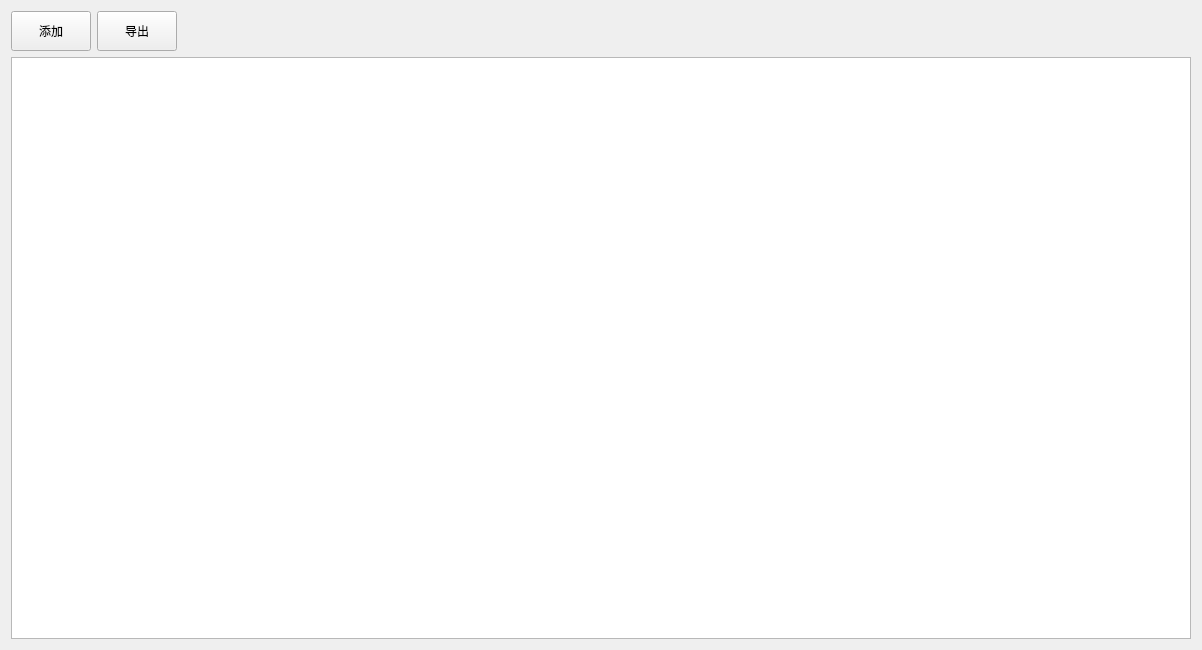
<?xml version="1.0" encoding="UTF-8"?>
<ui version="4.0">
 <class>Frm_PG_DamageParameter</class>
 <widget class="QWidget" name="Frm_PG_DamageParameter">
  <property name="geometry">
   <rect>
    <x>0</x>
    <y>0</y>
    <width>1200</width>
    <height>650</height>
   </rect>
  </property>
  <property name="windowTitle">
   <string>毁伤参数管理</string>
  </property>
  <layout class="QGridLayout" name="gridLayout">
   <item row="0" column="0">
    <layout class="QVBoxLayout" name="verticalLayout">
     <item>
      <layout class="QHBoxLayout" name="horizontalLayout">
       <item>
        <widget class="QPushButton" name="btn_add">
         <property name="minimumSize">
          <size>
           <width>80</width>
           <height>40</height>
          </size>
         </property>
         <property name="text">
          <string>添加</string>
         </property>
        </widget>
       </item>
       <item>
        <widget class="QPushButton" name="btn_export">
         <property name="minimumSize">
          <size>
           <width>80</width>
           <height>40</height>
          </size>
         </property>
         <property name="text">
          <string>导出</string>
         </property>
        </widget>
       </item>
       <item>
        <spacer name="horizontalSpacer">
         <property name="orientation">
          <enum>Qt::Horizontal</enum>
         </property>
         <property name="sizeHint" stdset="0">
          <size>
           <width>40</width>
           <height>20</height>
          </size>
         </property>
        </spacer>
       </item>
      </layout>
     </item>
     <item>
      <widget class="QTableView" name="tb_damage_parameter">
       <property name="minimumSize">
        <size>
         <width>1180</width>
         <height>580</height>
        </size>
       </property>
      </widget>
     </item>
    </layout>
   </item>
  </layout>
 </widget>
 <resources/>
 <connections/>
</ui>
